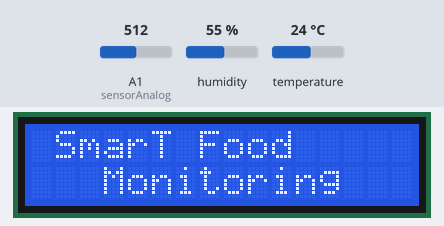
Recording of a sketch running on a simulated Arduino Uno, built with avr-gcc and run on an emulated ATmega328P. Shown: 16×2 character LCD. The inputs (shaded band) are chosen by the test bench; at power-on: temperature 24 °C, A1 (sensorAnalog) = 512, humidity 55 %. What the sketch prints to the serial monitor is not drawn.

Above: at 2.7 s.
2.8 s: temperature set to 12 °C
At 7.7 s:
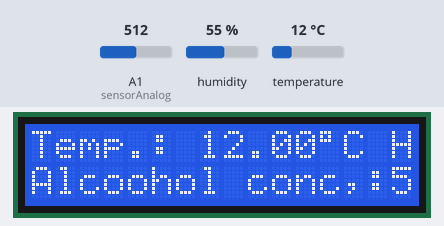
8.1 s: A1 (sensorAnalog) set to 109
At 14.8 s:
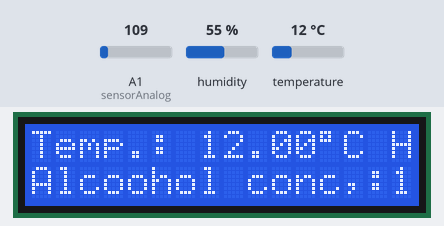
15.1 s: A1 (sensorAnalog) set to 88
At 21.3 s:
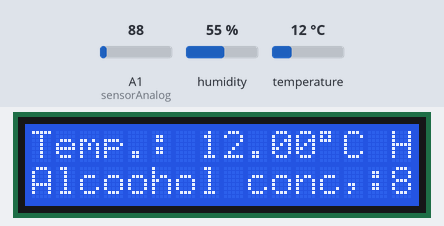
22.2 s: A1 (sensorAnalog) set to 0
29.2 s: temperature set to 19 °C
At 36.0 s:
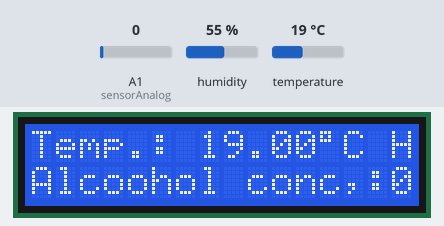
36.3 s: temperature set to 28 °C
At 42.3 s:
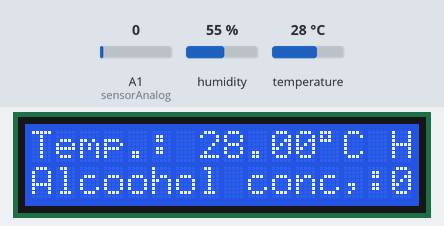
Timing chart, 0 to 43.8 s (numbered marks = the images above; inputs shaded):
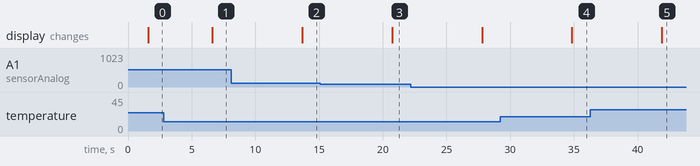

The sketch:

All1.ino
```cpp
#include <dht.h>
#include <LiquidCrystal.h>  // Include LiquidCrystal Library
//MQ-3 sensor with arduino.
#define sensorDigital 2
#define sensorAnalog A1

#define dht_apin A0 // Analog Pin sensor is connected to for DHT11
dht DHT;

 LiquidCrystal lcd(12, 11, 5, 4, 3, 2); // Create an LCD object.


void setup()
{
  Serial.begin(9600);
  delay(500);//Delay to let system boot
  Serial.println("DHT11 Humidity & temperature Sensor\n\n");
  delay(1000);//Wait before accessing DHT11 Sensor
  //MQ3 Sensor
  pinMode(sensorDigital, INPUT);
  Serial.begin(9600);
  //LCD 16x2
  lcd.begin(16,2); // Initialize the LCD

   lcd.setCursor(1,0);
    lcd.print("SmarT Food");
   lcd.setCursor(3,1);
    lcd.print("Monitoring");

  Serial.begin(9600);
}//end "setup()"

void loop()
{
    DHT.read11(dht_apin);

    Serial.print("Current humidity = ");
    Serial.print(DHT.humidity);
    Serial.print("%  ");
    Serial.print("temperature = ");
    Serial.print(DHT.temperature);
    Serial.println("C  ");

    delay(5000);//Wait 5 seconds before accessing sensor again.

  //Fastest should be once every two seconds.
  // MQ3 Sensor
  bool digital = digitalRead(sensorDigital);
  int analog = analogRead(sensorAnalog);

  Serial.print("Analog value : ");
  Serial.print(analog);
  Serial.print("\t");
  Serial.print("Digital value :");
  Serial.println(digital);
  if (digital)
  {
    Serial.println(" Alcohol: -");
  }
  else
  {
    Serial.println("  Alcohol: Detected!");
  }

  //LCD 16x2
  int readData = DHT.read11(dht_apin);

  float t = DHT.temperature;
  float h = DHT.humidity;

  lcd.setCursor(0,0);
  lcd.print("Temp.: ");
  lcd.print(t);
  lcd.print((char)223); //shows degrees character
  lcd.print("C");

  lcd.setCursor(15,0);
  lcd.print("Humidity: ");
  lcd.print(h);
  lcd.print("%");

  lcd.setCursor(0,1);
  lcd.print("Alcoohol conc,:");
  lcd.print(analog);
  lcd.print(" ppm");


  delay(2000);


}// end loop
```

Measured:
- the behaviour switches between 100 and 99 on A1 (sensorAnalog) (found by bisection; images 2 and 3)
- after the input at 2.8 s, the display: changes after 3.8 s (image 1)
- after the input at 8.1 s, the display: changes after 5.6 s (image 2)
- after the input at 15.1 s, the display: changes after 5.6 s (image 3)
- after the input at 29.2 s, the display: changes after 5.6 s (image 4)
- after the input at 36.3 s, the display: changes after 5.6 s (image 5)
